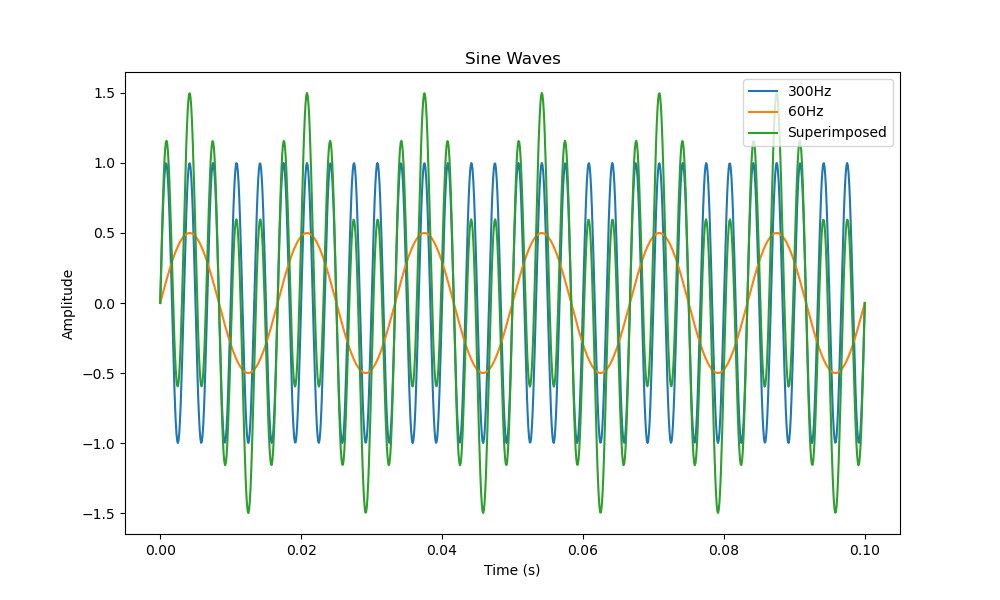

The Python source for this figure:
#!/usr/bin/env python3

"""
This file is part of eRCaGuy_hello_world:
https://github.com/ElectricRCAircraftGuy/eRCaGuy_hello_world

GS
9 Sept. 2023
Bing AI [open in Edge browser only]: Plotting sine waves in Python:
https://sl.bing.net/i0je9FwGFGe

keywords: (keywords)

Check this script with `pylint` v2.0.0 or later. See "eRCaGuy_hello_world/python/README.md" for
installation instructions to install the latest version from GitHub.
For a list of all error codes, such as `C0301`, `C0116`, `W0105`, etc., see here:
https://pylint.pycqa.org/en/latest/messages/messages_list.html
```bash
pylint sine_waves_plot_300Hz_plus_60Hz_BingAI.py
```

Run command:
```bash
./sine_waves_plot_300Hz_plus_60Hz_BingAI.py
# OR
python3 sine_waves_plot_300Hz_plus_60Hz_BingAI.py
```

References:
1.

"""
# Import the libraries
import numpy as np
import matplotlib.pyplot as plt

# Define the frequency and amplitude of the sine waves
f1 = 300 # Frequency of the first sine wave in Hz
a1 = 1 # Amplitude of the first sine wave
f2 = 60 # Frequency of the second sine wave in Hz
a2 = 0.5 # Amplitude of the second sine wave

# Define the time range and sampling rate
t = np.linspace(0, 0.1, 1000) # Time range from 0 to 0.1 seconds with 1000 samples
fs = 10000 # Sampling rate in Hz

# Calculate the sine waves
y1 = a1 * np.sin(2 * np.pi * f1 * t) # First sine wave
y2 = a2 * np.sin(2 * np.pi * f2 * t) # Second sine wave
y = y1 + y2 # Superimposed sine wave

# Plot the sine waves
plt.figure(figsize=(10, 6)) # Create a figure with a specified size
plt.plot(t, y1, label='300Hz') # Plot the first sine wave with a label
plt.plot(t, y2, label='60Hz') # Plot the second sine wave with a label
plt.plot(t, y, label='Superimposed') # Plot the superimposed sine wave with a label
plt.xlabel('Time (s)') # Add a label for the x-axis
plt.ylabel('Amplitude') # Add a label for the y-axis
plt.title('Sine Waves') # Add a title for the plot
plt.legend() # Add a legend for the plot
plt.show() # Show the plot
